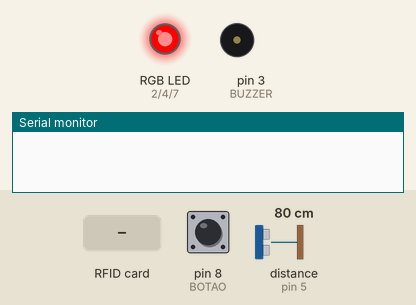
A sketch run on a simulated Arduino Uno, built with avr-gcc and run on an emulated ATmega328P. Parts: an RGB LED mixed from three pins (HIGH = lit), buzzer (waves = sounding), the last lines printed to the serial monitor. The inputs (shaded band) are chosen by the test bench; at power-on: pin 8 (BOTAO) LOW, distance to the obstacle (sensor on pin 5) 80 cm. The echo pulse lasts 58.3 µs per cm; pins used as bus, display or sensor lines are not drawn.

Above: at 1.2 s.
1.3 s: RFID card 5E 7A 19 C4 held to the reader
At 1.46 s:
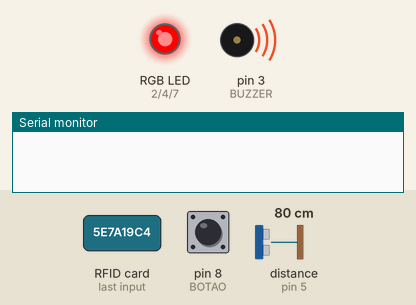
At 2.2 s:
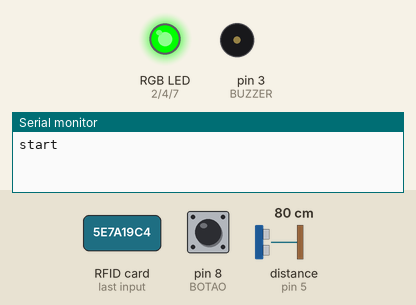
3.1 s: pin 8 (BOTAO) pulled HIGH for 0.15 s
At 3.6 s:
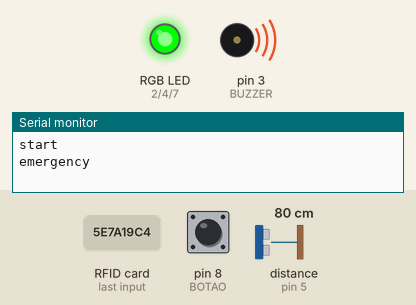
Timing chart, 0 to 6.1 s (numbered marks = the images above; inputs shaded):
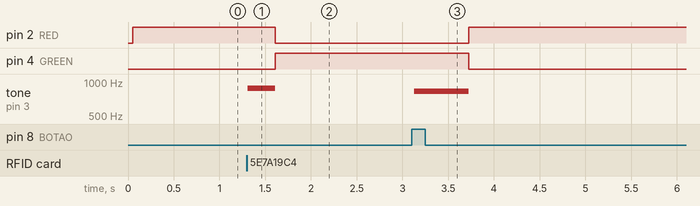

Measured:
- after the input at 1.3 s, pin 2 (RED): HIGH → LOW after 0.31 s; pin 4 (GREEN): LOW → HIGH after 0.31 s; tone on pin 3 (BUZZER): silent → 880 Hz at once, → silent 0.30 s later
- after the input at 3.1 s, pin 2 (RED): LOW → HIGH after 0.63 s; pin 4 (GREEN): HIGH → LOW after 0.63 s; tone on pin 3 (BUZZER): silent → 830 Hz at once, → silent 0.60 s later

The sketch:

Manager_slave.ino
```cpp
// biblioteca do sonar
#include <HCSR04.h>

// bibliotecas do sensor RFID
#include <SPI.h>
#include <MFRC522.h>

const int BUZZER = 3;
const int RED = 2, GREEN = 4, BLUE = 7; // LED RGB
const int BOTAO = 8;
const int ECHO = 5, TRIGGER = 6;        // sonar
const int RST_PIN = 9, SS_PIN = 10;     // pinos de reset e SDA do sensor RFID

UltraSonicDistanceSensor sonar(TRIGGER, ECHO); // sonar
MFRC522 rfid(SS_PIN, RST_PIN);                 // sensor RFID

void setup() {
  Serial.begin(9600);

  SPI.begin();      //inicialização do barramento SPI do sensor RFID
  rfid.PCD_Init();  //inicialização do sensor RFID

  pinMode(BOTAO, INPUT);
  pinMode(BUZZER, OUTPUT);
  pinMode(RED, OUTPUT);
  pinMode(GREEN, OUTPUT);
  pinMode(BLUE, OUTPUT);
  digitalWrite(RED, HIGH);
}

bool contandoTempo = false;
unsigned long long int numeroDeMedicoes;
double presenca;
String request;

void loop() {
  if(rfid.PICC_IsNewCardPresent() && rfid.PICC_ReadCardSerial()) { // se o cartão lido é diferente do anterior
    if(!contandoTempo) {
      tone(BUZZER, 880);
      delay(300);
      noTone(BUZZER);
      Serial.println("start"); // imprime no serial para começar a contagem
      contandoTempo = true;
      numeroDeMedicoes = 0;
      presenca = 1;
      digitalWrite(RED, LOW);
      digitalWrite(GREEN, HIGH);
    } else {
      tone(BUZZER, 830);
      delay(600);
      noTone(BUZZER);
      Serial.println("stop"); // imprime no serial para encerrar a contagem
      contandoTempo = false;
      digitalWrite(GREEN, LOW);
      digitalWrite(RED, HIGH);
    }
    rfid.PICC_HaltA();      // parada da leitura
    rfid.PCD_StopCrypto1(); // parada da criptografia no PCD
  }
  if(digitalRead(BOTAO) == HIGH) {
      Serial.println("emergency"); // imprime no serial para avisar uma emergência
      if(contandoTempo) {
        tone(BUZZER, 830);
        delay(600);
        noTone(BUZZER);
        contandoTempo = false;
        digitalWrite(GREEN, LOW);
        digitalWrite(RED, HIGH);
      }
      while(digitalRead(BOTAO) == HIGH) {}
  }
  if(contandoTempo) {
    if(sonar.measureDistanceCm() > 120.0)
      presenca = double(presenca*numeroDeMedicoes - 1)/double(++numeroDeMedicoes);
    else
      presenca = double(presenca*numeroDeMedicoes + 1)/double(++numeroDeMedicoes);

  }
  // apenas responde quando dados são recebidos:
  if(Serial.available() > 0) {
    request = Serial.readString();
    if(request == "#r\n\0")
      Serial.println(presenca);
    else if(request == "stop\n\0" && contandoTempo) {
      tone(BUZZER, 830);
      delay(600);
      noTone(BUZZER);
      contandoTempo = false;
      digitalWrite(GREEN, LOW);
      digitalWrite(RED, HIGH);
    }
  }
}
```
